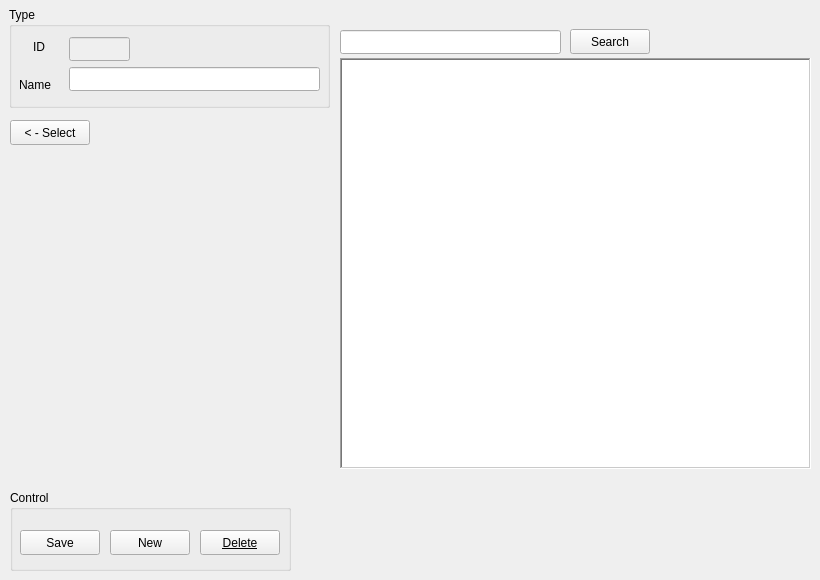
      <widget class="QWidget" name="tab_16">
       <attribute name="title">
        <string>Material Type</string>
       </attribute>
       <widget class="QGroupBox" name="groupBox_22">
        <property name="geometry">
         <rect>
          <x>9</x>
          <y>7</y>
          <width>321</width>
          <height>101</height>
         </rect>
        </property>
        <property name="title">
         <string>Type</string>
        </property>
        <widget class="QLineEdit" name="lineEdit_46">
         <property name="enabled">
          <bool>false</bool>
         </property>
         <property name="geometry">
          <rect>
           <x>60</x>
           <y>30</y>
           <width>61</width>
           <height>24</height>
          </rect>
         </property>
        </widget>
        <widget class="QLabel" name="label_52">
         <property name="geometry">
          <rect>
           <x>24</x>
           <y>30</y>
           <width>51</width>
           <height>20</height>
          </rect>
         </property>
         <property name="text">
          <string>ID</string>
         </property>
        </widget>
        <widget class="QLineEdit" name="lineEdit_49">
         <property name="geometry">
          <rect>
           <x>60</x>
           <y>60</y>
           <width>251</width>
           <height>24</height>
          </rect>
         </property>
         <property name="maxLength">
          <number>30</number>
         </property>
        </widget>
        <widget class="QLabel" name="label_51">
         <property name="geometry">
          <rect>
           <x>10</x>
           <y>70</y>
           <width>55</width>
           <height>16</height>
          </rect>
         </property>
         <property name="text">
          <string>Name</string>
         </property>
        </widget>
       </widget>
       <widget class="QTableWidget" name="tableWidget_11">
        <property name="geometry">
         <rect>
          <x>340</x>
          <y>58</y>
          <width>471</width>
          <height>411</height>
         </rect>
        </property>
        <property name="frameShape">
         <enum>QFrame::WinPanel</enum>
        </property>
        <property name="editTriggers">
         <set>QAbstractItemView::NoEditTriggers</set>
        </property>
        <property name="alternatingRowColors">
         <bool>true</bool>
        </property>
        <property name="selectionMode">
         <enum>QAbstractItemView::SingleSelection</enum>
        </property>
        <property name="selectionBehavior">
         <enum>QAbstractItemView::SelectRows</enum>
        </property>
        <property name="sortingEnabled">
         <bool>true</bool>
        </property>
        <attribute name="horizontalHeaderMinimumSectionSize">
         <number>20</number>
        </attribute>
        <attribute name="horizontalHeaderShowSortIndicator" stdset="0">
         <bool>true</bool>
        </attribute>
        <attribute name="horizontalHeaderStretchLastSection">
         <bool>true</bool>
        </attribute>
        <attribute name="verticalHeaderVisible">
         <bool>false</bool>
        </attribute>
       </widget>
       <widget class="QGroupBox" name="groupBox_23">
        <property name="geometry">
         <rect>
          <x>10</x>
          <y>490</y>
          <width>281</width>
          <height>81</height>
         </rect>
        </property>
        <property name="title">
         <string>Control</string>
        </property>
        <widget class="QPushButton" name="pushButton_41">
         <property name="geometry">
          <rect>
           <x>10</x>
           <y>40</y>
           <width>80</width>
           <height>25</height>
          </rect>
         </property>
         <property name="text">
          <string>Save</string>
         </property>
        </widget>
        <widget class="QPushButton" name="pushButton_42">
         <property name="geometry">
          <rect>
           <x>100</x>
           <y>40</y>
           <width>80</width>
           <height>25</height>
          </rect>
         </property>
         <property name="text">
          <string>New</string>
         </property>
        </widget>
        <widget class="QPushButton" name="pushButton_43">
         <property name="geometry">
          <rect>
           <x>190</x>
           <y>40</y>
           <width>80</width>
           <height>25</height>
          </rect>
         </property>
         <property name="font">
          <font>
           <underline>true</underline>
          </font>
         </property>
         <property name="text">
          <string>Delete</string>
         </property>
        </widget>
       </widget>
       <widget class="QPushButton" name="pushButton_44">
        <property name="geometry">
         <rect>
          <x>10</x>
          <y>120</y>
          <width>80</width>
          <height>25</height>
         </rect>
        </property>
        <property name="text">
         <string>&lt; - Select</string>
        </property>
       </widget>
       <widget class="QLineEdit" name="lineEdit_53">
        <property name="geometry">
         <rect>
          <x>340</x>
          <y>30</y>
          <width>221</width>
          <height>24</height>
         </rect>
        </property>
       </widget>
       <widget class="QPushButton" name="pushButton_45">
        <property name="geometry">
         <rect>
          <x>570</x>
          <y>29</y>
          <width>80</width>
          <height>25</height>
         </rect>
        </property>
        <property name="text">
         <string>Search</string>
        </property>
       </widget>
      </widget>
